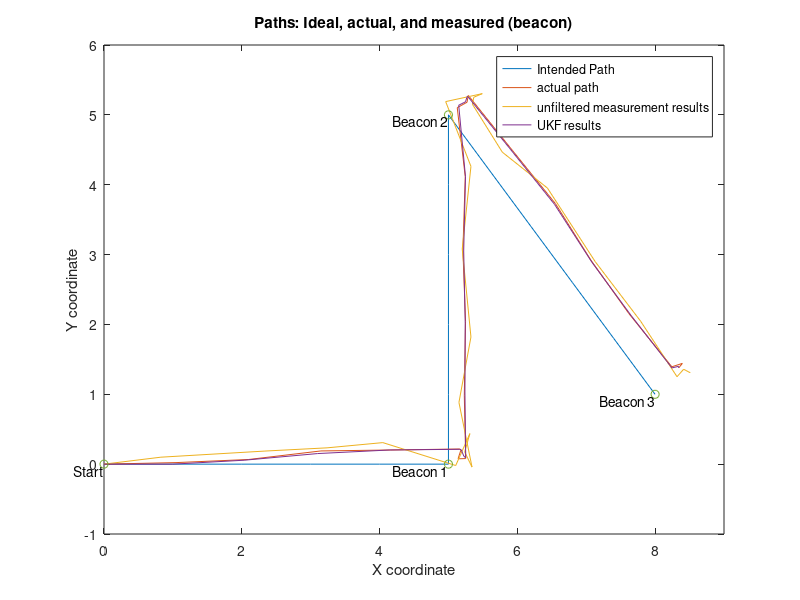
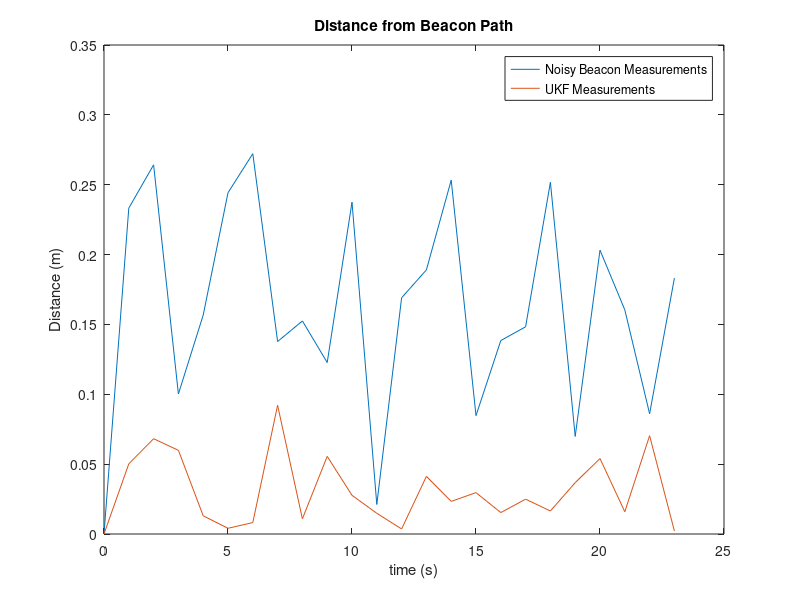

These figures' MATLAB source, in order:
%%Other Estimation Method assignment
% We chose UKF (Unscented Kalman Filter)
clear all

%% System Simulation Assignment
b = .2; % Axle width (distance from left wheel to right wheel)
piv1 = .05 * pi / 3;
piv2 = -1 * (piv1 + piv1 * .927/1.57);
vl = [1 1 1 1 1 -piv1 -piv1 -piv1 1 1 1 1 1 -piv2 -piv2 -piv2 1 1 1 1 1 0 0]; % Measured velocities of left wheel
vr = [1 1 1 1 1  piv1  piv1  piv1 1 1 1 1 1  piv2  piv2  piv2 1 1 1 1 1 0 0]; % Measured velocities of right wheel
L = length(vl); % Number of samples in vl, vr (Currently 23)
t = 0:1:L; % Time vector 
% Summary of desired path:
% Start at origin
%  Arrive at beacon one (5,0) at k = 5
%  Pivot towards beacon two (5,5) for 3 seconds
%  Arrive at beacon two at k = 13
%  Pivot towards beacon three (8,1) for 3 seconds 
%  Arrive at beacon three at k = 21



%% Noise and disturbances section
mu = 0; % Mean for noise (unused)
sigma_xy = .15^2; % Covariance for measurement noise
sigma_xyDot = .05^2; % Covariance for process/plant noise
sigma_phi = .02^2; % Covariance for meas. noise (angle)
sigma_phiDot = .001^2; % Cov for process/plant noise

sigma_r = .1; % covar for Beacon distance meas.
sigma_th = .01^2; % covar for beacon angle meas.
sigma_phi2 = .001^2; % covar for vehic pose beacon meas. (commented out right now)


% Measurement noise
x_noise = sigma_xy^.5 * randn(L+1,1); % add mu for non-zero mean
y_noise = sigma_xy^.5 * randn(L+1,1);
phi_noise = sigma_phi^.5 * randn(L+1,1);

d1_noise = sigma_r^.5 * randn(L+1,1); % noise for beacon distance 1
d2_noise = sigma_r^.5 * randn(L+1,1);
d3_noise = sigma_r^.5 * randn(L+1,1);
th1_noise = sigma_th^.5 * randn(L+1,1);
th2_noise = sigma_th^.5 * randn(L+1,1);
th3_noise = sigma_th^.5 * randn(L+1,1);
phi_noise2 = sigma_phi2^.5 * randn(L+1,1);

% Process noise
xDot_noise = sigma_xyDot^.5 * randn(L+1,1);
yDot_noise = sigma_xyDot^.5 * randn(L+1,1);
phiDot_noise = sigma_phiDot^.5 * rand(L+1,1);
% xDot_noise = zeros(L+1,1); %testing
% yDot_noise = zeros(L+1,1);
% phiDot_noise = zeros(L+1,1);


% Left disturbances
dist_l = zeros(L+1, 1);
%dist_l(5:6) = .2;

% Right disturbances
dist_r = zeros(L+1,1);
% dist_r(17:20) = .15;

%% System initialization section
% Initial Parameters
Q = diag([sigma_xyDot sigma_xyDot sigma_phiDot]); % Covariance matrix for plant noise (?)
%R = diag([sigma_xy sigma_xy sigma_phi]); % Covariance matrix for measurement noise (?)
R = diag([sigma_r sigma_th sigma_r sigma_th sigma_r sigma_th]); % sigma_phi2]);
%P0 = eye(3,3)./500; % Covariance of initial state (~0 since known exactly)
P0 = zeros(3);
x0 = [0;0;0]; % Initial coordinates

Pk_plus = P0;
xk_plus = x0;

x_tris = zeros(1,L+1);
y_tris = zeros(1,L+1);

p1 = [5; 0]; % beacon 1 location
p2 = [5; 5]; % beacon 2 location
p3 = [8; 1]; % beacon 3 location
% p_robot = zeros(L+1,2);

% Error measurement matrices
simError = zeros(L+1,3);
estError = zeros(L+1,3);

unf_est = zeros(2, L+1); % Unfiltered estimate from beacons

distance = zeros(L+1,1);
delta = zeros(L+1, 1);
estDistance = zeros(L+1,1);

n = 3; % State Dimensions
m = 6; % Measurement Dimensions

e = eye(3,3);

avg = (1/(2*n)) * ones(2*n,1);

state_samples = zeros(n,2*n); % Sample distribution matrix
state_sim = zeros(n,2*n);   %This will store the simulated values state_sim = f(state_samples,u)
out_sim = zeros(m,2*n);   %This will store the simulated values out_sim = g(x_estimation_samples,u)

xDot=0;
yDot=0;
phiDot=0;

% Pos for "position", not "positive"
xpos_ =      zeros(1,L+1); % For ideal sim
xpos =       zeros(1,L+1); % After process noise and disturbances
xpos_noisy = zeros(1,L+1); % After measurement noise
xpos_beacon =zeros(1,L+1);
xpos_beacon_noisy =zeros(3,L+1);
ypos_ =      zeros(1,L+1); 
ypos =       zeros(1,L+1); 
ypos_noisy = zeros(1,L+1);
ypos_beacon =zeros(1,L+1);
ypos_beacon_noisy =zeros(3,L+1);
phipos =     zeros(1,L+1);
phipos_ =    zeros(1,L+1);
phipos_noisy = zeros(1,L+1);

outks = zeros(m, L+1);
outks_noisy = zeros(m, L+1);
estimate = zeros(3,L+1);

%% System simulation and measurement
for i = 1:L
    %% Ideal sim section (no noise, no disturbance):
    xDot_ = .5 * cos(phipos_(i)) * (vr(i) + vl(i)); % Incremental change in x
    xpos_(i+1) = xDot_ + xpos_(i); % iterate sim
    
    yDot_ = .5 * sin(phipos_(i))* (vr(i) + vl(i));
    ypos_(i+1) = yDot_ + ypos_(i); % iterate simulation
    
    phiDot_ = vr(i)/b - vl(i)/b;
    phipos_(i+1) = phiDot_ + phipos_(i);
    
    %% Realistic sim section:
    xDot = .5 * cos(phipos(i)) * (vr(i) + dist_r(i) + vl(i) + dist_l(i)) + xDot_noise(i); %Includes disturbance and process noise
    xpos(i+1) = xDot + xpos(i); % Iterate simulation
    xpos_noisy(i+1) = xpos(i+1) + x_noise(i+1); % Collect measurement (with noise)

    yDot = .5 * sin(phipos(i))* (vr(i) + dist_r(i) + vl(i) + dist_l(i)) + yDot_noise(i);
    ypos(i+1) = yDot + ypos(i);
    ypos_noisy(i+1) = ypos(i+1) + y_noise(i+1);

    phiDot = 1/b * (vr(i) + dist_r(i) - (vl(i) + dist_l(i))) + phiDot_noise(i);
    phipos(i+1) = phiDot + phipos(i) ;
    phipos_noisy(i+1) = phipos(i+1) + phi_noise(i+1);

    % outk = [xpos_noisy(i+1); ypos_noisy(i+1); phipos_noisy(i+1)];

    % Vincent's requested output version:
    outk = [  sqrt( (p1(1)-xpos(i+1))^2 + (p1(2)-ypos(i+1))^2);
            atan2( p1(2)-ypos(i+1), p1(1) - xpos(i+1));
            
            sqrt( (p2(1)-xpos(i+1))^2 + (p2(2)-ypos(i+1))^2) ;
            atan2( p2(2)-ypos(i+1), p2(1) - xpos(i+1));
            
            sqrt( (p3(1)-xpos(i+1))^2 + (p3(2)-ypos(i+1))^2);
            atan2( p3(2)-ypos(i+1), p3(1) - xpos(i+1))];
            
            %phipos(i)];
            
     xpos_beacon(i+1) = p1(1) - outk(1) * cos(outk(2));
     ypos_beacon(i+1) = p1(2) - outk(1) * sin(outk(2));
        
     outk_noisy = outk + [d1_noise(i+1);
                    th1_noise(i+1);
                    d2_noise(i+1);
                    th2_noise(i+1);
                    d3_noise(i+1);
                    th3_noise(i+1)];
                    %phi_noise2(i+1);
                    %];
                    
     xpos_beacon_noisy(:,i+1) = [p1(1) - outk_noisy(1) * cos(outk_noisy(2));
                                 p2(1) - outk_noisy(3) * cos(outk_noisy(4));
                                 p3(1) - outk_noisy(5) * cos(outk_noisy(6))];
     
     ypos_beacon_noisy(:,i+1) = [p1(2) - outk_noisy(1) * sin(outk_noisy(2));
                                 p2(2) - outk_noisy(3) * sin(outk_noisy(4));
                                 p3(2) - outk_noisy(5) * sin(outk_noisy(6))];
         

    %% UKF TIME UPDATE SECTION

    %     Get standard deviation matrix
    try 
        M = chol(Pk_plus);
    catch
        M = zeros(3);
    end
    %     Simulate 2n points through state transition
    for j = 1:2*n
    %     Generate samples
        if(j<=n)
            state_samples(:,j) = xk_plus + sqrt(n)*M*e(:,j);
        else
            state_samples(:,j) = xk_plus - sqrt(n)*M*e(:,j-n);
        end
    %     Evaluate Simulated values
        state_sim(:,j) = xk_plus + [cos(state_samples(3,j))*vr(i)/2 + cos(state_samples(3,j))*vl(i)/2;
                                sin(state_samples(3,j))*vr(i)/2 + sin(state_samples(3,j))*vl(i)/2;
                                vr(i)/b - vl(i)/b];
    end

    % Take average mean as predicted mean
    x_kplus1_minus = state_sim*avg;

    P_kplus1_minus = zeros(3,3);
    for j = 1:2*n
    % Take average covariance as predicted covariance
        P_kplus1_minus = P_kplus1_minus + (1/(2*n)) * (state_sim(:,j)-x_kplus1_minus) * (state_sim(:,j)-x_kplus1_minus)';
    end
    P_kplus1_minus = P_kplus1_minus + Q;


    %% UKF MEASUREMENT UPDATE section

    xk_minus = x_kplus1_minus;
    Pk_minus = P_kplus1_minus;

    % Simulate 2n points through measurement
    for j = 1:2*n
    %     Generate samples
        if(j<=n)
            state_samples(:,j) = xk_minus + sqrt(n)*M*e(:,j);
        else
            state_samples(:,j) = xk_minus - sqrt(n)*M*e(:,j-n);
        end
    %     Evaluate Simulated output values (This is where Beacon measurements
    %     go)
         %out_sim(:,j) = state_samples(:,j);        % Just pass location

          % Get output from simulated beacon measurements
        out_sim(:,j) = [sqrt( (p1(1)-state_samples(1,j))^2 + (p1(2)-state_samples(2,j))^2);
                        atan2( p1(2)-state_samples(2,j), p1(1) - state_samples(1,j));
                        sqrt( (p2(1)-state_samples(1,j))^2 + (p2(2)-state_samples(2,j))^2) ;
                        atan2( p2(2)-state_samples(2,j), p2(1) - state_samples(1,j));
                        sqrt( (p3(1)-state_samples(1,j))^2 + (p3(2)-state_samples(2,j))^2);
                        atan2( p3(2)-state_samples(2,j), p3(1) - state_samples(1,j))];
                        %state_samples(3,j) ];
    end
    out_est = out_sim * avg;
    
    P_xy = zeros(n,m);
    P_y = zeros(m,m);
    for j = 1:2*n
        % Take average covariance as predicted covariance
        P_xy = P_xy + (1/(2*n)) * (state_samples(:,j)-xk_minus) * (out_sim(:,j)-out_est)';
        P_y = P_y + (1/(2*n)) * (out_sim(:,j)-out_est) * (out_sim(:,j)-out_est)';
    end
    P_y = P_y + R;

    % Calculate Kalman Gain
    K = P_xy / P_y;

    xk_plus = xk_minus + K*(outk_noisy - out_est);
    Pk_plus = Pk_minus - K*P_xy';
   
    %% Observation section
    estimate(:,i+1) = xk_plus;
    unf_est(:, i+1) = [mean(xpos_beacon_noisy(:, i+1));
                       mean(ypos_beacon_noisy(:, i+1))];
    
        
    % Estimate error from actual simulated path (with noise)
    distance(i+1) = norm([xpos_noisy(i+1);ypos_noisy(i+1)]-[xpos(i+1);ypos(i+1)]); % raw measurement error to actual simulated path (with process noise and disturbances)
    %delta(i+1) = norm([xpos_beacon_noisy(i+1); ypos_beacon_noisy(i+1)] - [xpos_beacon(i+1); ypos_beacon(i+1)]); % Magnitude of measurement noise in x and y
    delta(i+1) = norm(unf_est(:, i+1) - [xpos_beacon(i+1); ypos_beacon(i+1)]); % Magnitude of measurement noise in x and y
    estDistance(i+1) = norm([xk_plus(1);xk_plus(2)]-[xpos(i+1);ypos(i+1)]); % Filter-estimated distance 

end

%% Plotting section
beacons = [ 0 0;
            5 0;
            5 5;
            8 1];
% figure(1)
% plot(xpos_, ypos_); % Intended path (no process or measurement noise)
% hold on
% plot(xpos, ypos); % Actual path (no measurement noise)
% plot(xpos_noisy, ypos_noisy) % Measured state (includes measurement and process noise)
% 
% title("Paths: Ideal, actual, and measured")
% xlabel('X coordinate')
% xlim([0 9])
% ylabel('Y coordinate')
% legend('Intended Path', 'actual path', 'unfiltered measurement results', 'UKF results')
% labels = {'Start','Beacon 1', 'Beacon 2', 'Beacon 3'};
% text(beacons(:,1),beacons(:,2),labels,'VerticalAlignment','top','HorizontalAlignment','right')

figure(2)
plot(xpos_, ypos_); % Intended path (no process or measurement noise)
hold on
plot(xpos_beacon, ypos_beacon) % Actual path
plot(unf_est(1,:), unf_est(2,:)) % Measured state (includes measurement and process noise)
plot(estimate(1,:),estimate(2,:)); % UKF results
plot(beacons(:,1),beacons(:,2), 'o')

title("Paths: Ideal, actual, and measured (beacon)")
xlabel('X coordinate')
xlim([0 9])
ylabel('Y coordinate')
legend('Intended Path', 'actual path', 'unfiltered measurement results', 'UKF results')
labels = {'Start','Beacon 1', 'Beacon 2', 'Beacon 3'};
text(beacons(:,1),beacons(:,2),labels,'VerticalAlignment','top','HorizontalAlignment','right')

figure(3)
% plot(t,distance)
plot(t,delta)
hold on
plot(t,estDistance)
title("Distance from Beacon Path")
xlabel('time (s)')
ylabel('Distance (m)')
legend('Noisy Beacon Measurements', 'UKF Measurements')
